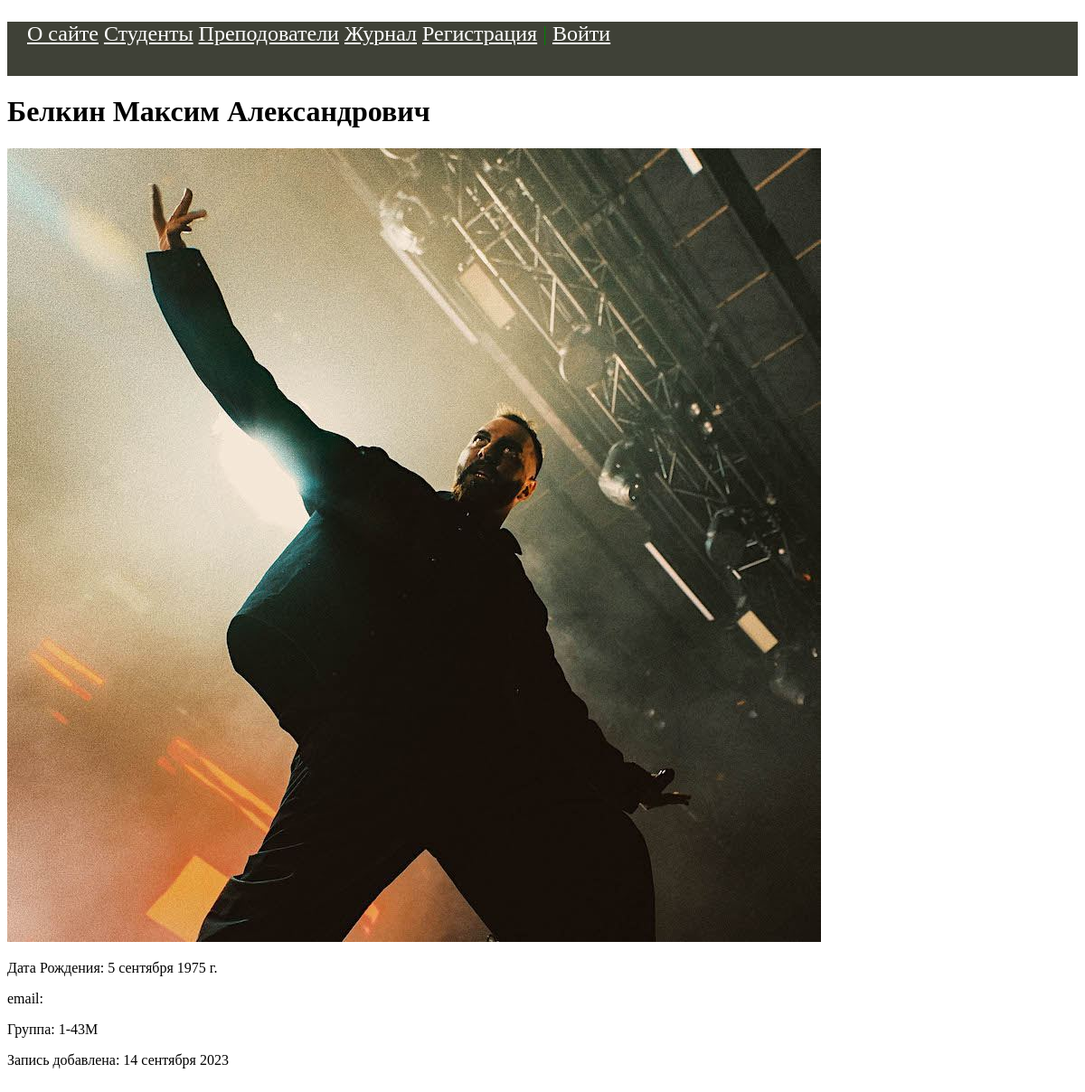
The app's page /student/123maks/ with its own data.
### students/models.py (models this page shows, shortened)
class Student(models.Model):
    objects = models.Model
    first_name = models.CharField(verbose_name='Имя', max_length=50)
    last_name = models.CharField(verbose_name='Фамилия', max_length=50)
    middle_name = models.CharField(verbose_name='Отчество', max_length=50)
    email = models.EmailField(verbose_name='e-mail', blank=True)
    birth_date = models.DateField(verbose_name='Дата Рождения', default=date(1975, 9, 5))
    created_at = models.DateTimeField(verbose_name='Дата создания', auto_now_add=True)
    updated_at = models.DateTimeField(verbose_name='Дата изменения', auto_now=True)
    is_study = models.BooleanField(verbose_name='Учится', default=True)
    photo = models.ImageField(verbose_name='Фото', upload_to="photos/%Y/%m/%d")
    group = models.ForeignKey('Group', on_delete=models.CASCADE, verbose_name='Группа')
    slug = models.SlugField(verbose_name='URL', max_length=255, unique=True, db_index=True)
    user = models.ForeignKey(User, verbose_name='Пользователь', on_delete=models.CASCADE)
    class Meta:
        verbose_name = 'Студент'
        verbose_name_plural = 'Студенты'
        ordering = ['last_name', 'first_name']

class Group(models.Model):
    name = models.CharField(verbose_name='Группа', max_length=5)
    course = models.CharField(verbose_name='Курс', max_length=2)
    enrollment_year = models.IntegerField(verbose_name='Год зачисления')
    objects = models.Manager()
    class Meta:
        verbose_name = 'Группа'
        verbose_name_plural = 'Группы'
        ordering = ['course', 'enrollment_year']
    def __str__(self):
        return f'{self.course}-{self.name}'

### students/views.py (the view)
# urls.py: path('student/<slug:stud_slug>/', ShowStudent.as_view(), name='student'),
class ShowStudent(DataMixin, DetailView):
    def get_context_data(self, *, object_list=None, **kwargs):
        context = super().get_context_data(**kwargs)
        auth = self.request.user.is_authenticated
        c_def = self.get_user_context(title=kwargs['object'].last_name, auth=auth)
        print(kwargs['object'].last_name)
        return {**context, **c_def}
    model = Student
    template_name = 'students/student.html'
    slug_url_kwarg = 'stud_slug'
    context_object_name = 'st'

### students/utils.py (called while the page is built)
    def get_user_context(self, **kwargs):
        context = kwargs
        context['menu'] = menu
        return context

### students/templates/students/student.html (shortened to what this page needs)
{% extends 'students/base.html' %}
{% block content %}
<h1>{{ st.last_name }} {{ st.first_name }} {{ st.middle_name }}</h1>
{% if st.photo %}
    <p><img src="{{ st.photo.url }}" alt="Student photo"></p>
{% endif %}
<p>Дата Рождения: {{ st.birth_date }}</p>
<p>email: {{ st.email }}</p>
<p>Группа: {{ st.group }}</p>
<p>Запись добавлена: {{st.created_at | date:"d E Y" }}</p>
<br>
{% endblock %}

### records on screen
Student: last_name "Белкин", first_name "Максим", middle_name "Александрович", photo (picture), birth_date "5 сентября 1975 г.", group "1-43M", created_at "14 сентября 2023"

### other values on screen
{{ m.title }} "О сайте" "Студенты" "Преподователи" "Журнал"
